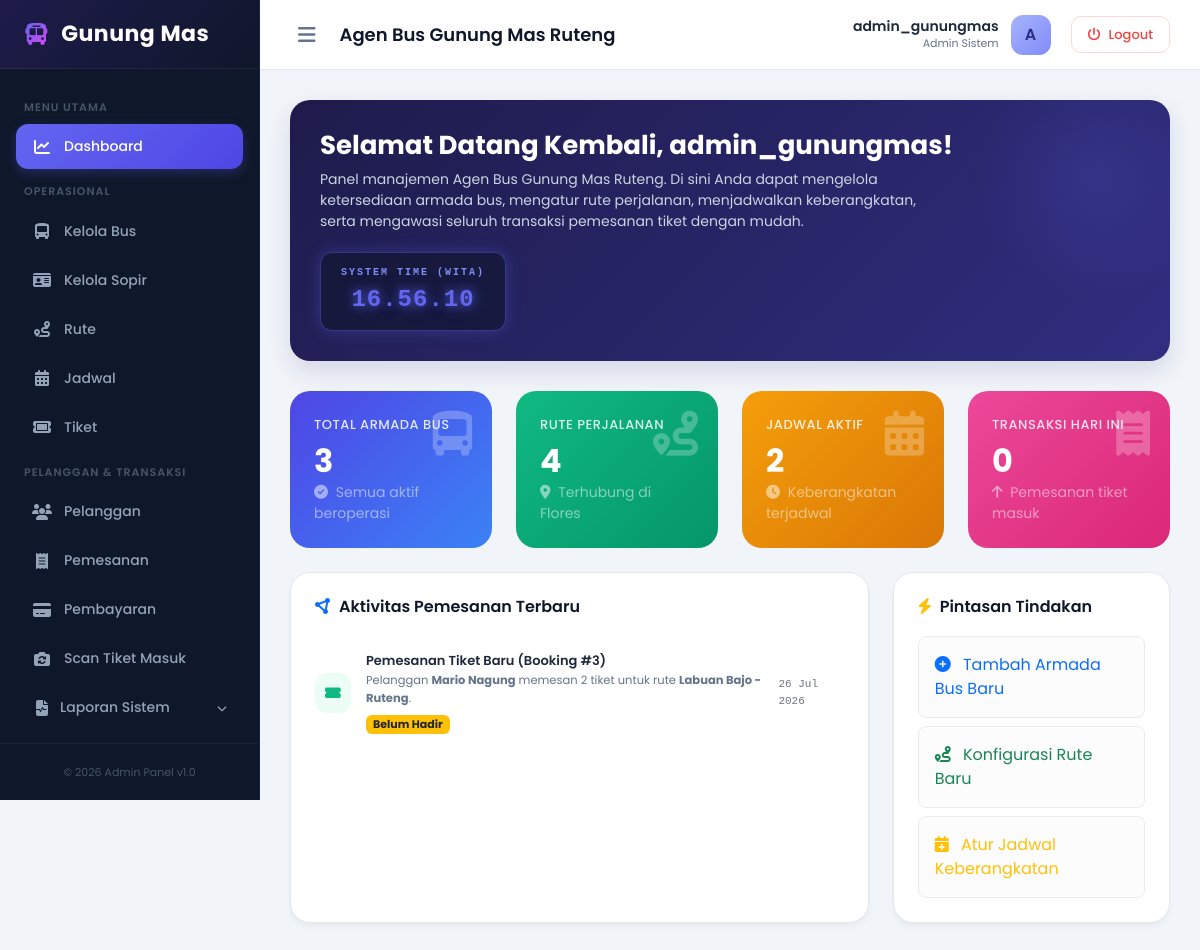
The app's page /dashboard/ (signed in) with its own data.
### core/models.py (models this page shows, shortened)
class Pemesanan(models.Model):
    id_pemesanan = models.AutoField(primary_key=True)
    pelanggan = models.ForeignKey(Pelanggan, on_delete=models.CASCADE, db_column='id_pelanggan')
    tiket = models.ForeignKey(Tiket, on_delete=models.CASCADE, db_column='id_tiket')
    tanggal_pesan = models.DateField(auto_now_add=True)
    jumlah_tiket = models.IntegerField(default=1)
    bagasi = models.IntegerField(default=0) # Berat dalam Kg atau status bagasi
    layanan_bagasi = models.BooleanField(default=False)
    nomor_kursi = models.CharField(max_length=50, blank=True, null=True)
    status_hadir = models.CharField(max_length=20, default='Belum Hadir')
    qr_code = models.ImageField(upload_to='qr_codes/', blank=True, null=True)

class Pelanggan(models.Model):
    id_pelanggan = models.AutoField(primary_key=True)
    nama_pelanggan = models.CharField(max_length=100)
    jenis_kelamin = models.CharField(max_length=15)
    alamat = models.TextField()
    nomor_telpon = models.CharField(max_length=15)
    email = models.EmailField(max_length=100, unique=True, null=True, blank=True)
    password = models.CharField(max_length=255, null=True, blank=True)

class Tiket(models.Model):
    id_tiket = models.AutoField(primary_key=True)
    jadwal = models.ForeignKey(Jadwal, on_delete=models.CASCADE, db_column='id_jadwal')
    harga_tiket = models.DecimalField(max_digits=10, decimal_places=0) # Contoh: 180000
    status = models.CharField(max_length=20, default='Tersedia') # Tersedia, Habis

class Jadwal(models.Model):
    id_jadwal = models.AutoField(primary_key=True)
    bus = models.ForeignKey(Bus, on_delete=models.CASCADE, db_column='id_bus')
    rute = models.ForeignKey(Rute, on_delete=models.CASCADE, db_column='id_rute')
    tanggal_berangkat = models.DateField()
    jam_berangkat = models.TimeField()
    jam_tiba = models.TimeField()

class Rute(models.Model):
    id_rute = models.AutoField(primary_key=True)
    kota_asal = models.CharField(max_length=50)
    kota_tujuan = models.CharField(max_length=50)
    jarak = models.CharField(max_length=20, blank=True, null=True)

### core/views.py (the view)
# urls.py: path('dashboard/', views.dashboard_view, name='dashboard'),
def dashboard_view(request):
    if 'admin_id' not in request.session:
        messages.error(request, "Silakan login terlebih dahulu!")
        return redirect('login')
    import datetime
    total_bus = Bus.objects.count()
    total_rute = Rute.objects.count()
    total_jadwal = Jadwal.objects.count()
    total_pemesanan_hari_ini = Pemesanan.objects.filter(tanggal_pesan=datetime.date.today()).count()
    pemesanan_terbaru = Pemesanan.objects.all().select_related('pelanggan', 'tiket__jadwal__rute', 'tiket__jadwal__bus').order_by('-id_pemesanan')[:5]
    context = {
        'username': request.session.get('admin_username'),
        'total_bus': total_bus,
        'total_rute': total_rute,
        'total_jadwal': total_jadwal,
        'total_pemesanan_hari_ini': total_pemesanan_hari_ini,
        'pemesanan_terbaru': pemesanan_terbaru,
    }
    return render(request, 'core/dashboard.html', context)

### core/templates/core/dashboard.html (shortened to what this page needs)
{% extends 'core/base_dashboard.html' %}
{% load humanize %}
{% block content %}
<div class="welcome-banner">
    <div>
        <h2 class="welcome-title">Selamat Datang Kembali, {% if request.session.admin_username %}{{ request.session.admin_username }}{% else %}Admin{% endif %}!</h2>
        <p class="welcome-text">
            Panel manajemen Agen Bus Gunung Mas Ruteng. Di sini Anda dapat mengelola ketersediaan armada bus, mengatur rute perjalanan, menjadwalkan keberangkatan, serta mengawasi seluruh transaksi pemesanan tiket dengan mudah.
        </p>
    </div>
    <div class="tech-clock-container">
        <div class="tech-clock-label">SYSTEM TIME (WITA)</div>
        <div id="jam-digital-futuristik" class="tech-clock-time">00:00:00</div>
    </div>
</div>
<div class="row g-4 mb-4">
    <div class="col-xl-3 col-md-6">
        <div class="metric-card card-bus">
            <i class="fa-solid fa-bus-simple metric-icon"></i>
            <div class="metric-label">Total Armada Bus</div>
            <div>
                <h3 class="metric-value">{{ total_bus }}</h3>
                <div class="small text-white-50"><i class="fa-solid fa-check-circle me-1"></i> Semua aktif beroperasi</div>
            </div>
        </div>
    </div>
    <div class="col-xl-3 col-md-6">
        <div class="metric-card card-route">
            <i class="fa-solid fa-route metric-icon"></i>
            <div class="metric-label">Rute Perjalanan</div>
            <div>
                <h3 class="metric-value">{{ total_rute }}</h3>
                <div class="small text-white-50"><i class="fa-solid fa-location-dot me-1"></i> Terhubung di Flores</div>
            </div>
        </div>
    </div>
    <div class="col-xl-3 col-md-6">
        <div class="metric-card card-schedule">
            <i class="fa-solid fa-calendar-days metric-icon"></i>
            <div class="metric-label">Jadwal Aktif</div>
            <div>
                <h3 class="metric-value">{{ total_jadwal }}</h3>
                <div class="small text-white-50"><i class="fa-solid fa-clock me-1"></i> Keberangkatan terjadwal</div>
            </div>
        </div>
    </div>
    <div class="col-xl-3 col-md-6">
        <div class="metric-card card-booking">
            <i class="fa-solid fa-receipt metric-icon"></i>
            <div class="metric-label">Transaksi Hari Ini</div>
            <div>
                <h3 class="metric-value">{{ total_pemesanan_hari_ini }}</h3>
                <div class="small text-white-50"><i class="fa-solid fa-arrow-up me-1"></i> Pemesanan tiket masuk</div>
            </div>
        </div>
    </div>
</div>
<div class="row g-4">
    <div class="col-lg-8">
        <div class="recent-activity-card">
            <h6 class="section-title">
                <i class="fa-solid fa-circle-nodes text-primary"></i> Aktivitas Pemesanan Terbaru
            </h6>
            <ul class="activity-list">
                {% if pemesanan_terbaru %}
                    {% for pesan in pemesanan_terbaru %}
                        <li class="activity-item">
                            <div class="activity-icon bg-light-green">
                                <i class="fa-solid fa-ticket-simple"></i>
                            </div>
                            <div class="activity-details">
                                <p class="activity-title">Pemesanan Tiket Baru (Booking #{{ pesan.id_pemesanan }})</p>
                                <p class="activity-desc">
                                    Pelanggan <strong>{{ pesan.pelanggan.nama_pelanggan }}</strong> memesan {{ pesan.jumlah_tiket }} tiket untuk rute
                                    <strong>{{ pesan.tiket.jadwal.rute.kota_asal }} - {{ pesan.tiket.jadwal.rute.kota_tujuan }}</strong>.
                                </p>
                                <div class="mt-1">
                                    <span class="badge {% if pesan.status_hadir == 'Sudah di Bus' %}bg-success{% else %}bg-warning text-dark{% endif %}" style="font-size: 11px;">
                                        {{ pesan.status_hadir }}
                                    </span>
                                </div>
                            </div>
                            <span class="activity-time font-monospace text-secondary">{{ pesan.tanggal_pesan|date:"d M Y" }}</span>
                        </li>
                    {% endfor %}
                {% endif %}
            </ul>
        </div>
    </div>
    <div class="col-lg-4">
        <div class="recent-activity-card">
            <h6 class="section-title">
                <i class="fa-solid fa-bolt text-warning"></i> Pintasan Tindakan
            </h6>
            <div class="d-grid gap-2">
                <a href="{% url 'bus_add' %}" class="btn btn-outline-primary text-start p-3 border-light-subtle bg-light-subtle rounded-3 transition">
                    <i class="fa-solid fa-circle-plus me-2"></i> Tambah Armada Bus Baru
                </a>
                <a href="{% url 'rute_add' %}" class="btn btn-outline-success text-start p-3 border-light-subtle bg-light-subtle rounded-3 transition">
                    <i class="fa-solid fa-route me-2"></i> Konfigurasi Rute Baru
                </a>
                <a href="{% url 'jadwal_add' %}" class="btn btn-outline-warning text-start p-3 border-light-subtle bg-light-subtle rounded-3 transition">
                    <i class="fa-solid fa-calendar-plus me-2"></i> Atur Jadwal Keberangkatan
                </a>
            </div>
        </div>
    </div>
</div>
{% endblock %}

### core/templates/core/base_dashboard.html (style rules this page uses)
:root { --sidebar-width: 260px; --navbar-height: 70px; --primary-color: #4f46e5; --primary-hover: #4338ca; --dark-navy: #0f172a; --slate-gray: #f8fafc; --border-color: #e2e8f0; }
body { font-family: 'Poppins', sans-serif; background-color: #f1f5f9; color: #1e293b; min-height: 100vh; overflow-x: hidden; }

### core/templates/core/dashboard.html (style rules this page uses)
.welcome-banner { background: linear-gradient(135deg, #1e1b4b 0%, #312e81 100%); border-radius: 20px; padding: 30px; color: #ffffff; margin-bottom: 30px; box-shadow: 0 10px 25px rgba(49, 46, 129, 0.15); position: relative; overflow: hidden; animation: fadeInUp 0.6s ease-out forwards; display: flex; justify-content: space-between; align-items: center; flex-wrap: wrap; gap: 20px; }
.welcome-banner::after { content: ''; position: absolute; width: 250px; height: 250px; background: radial-gradient(circle, rgba(99, 102, 241, 0.15) 0%, rgba(99, 102, 241, 0) 70%); top: -50px; right: -50px; border-radius: 50%; }
.welcome-title { font-weight: 700; font-size: 26px; margin-bottom: 8px; }
.welcome-text { color: #cbd5e1; font-size: 14px; max-width: 600px; margin-bottom: 0; }
.metric-card { border: none; border-radius: 20px; padding: 24px; color: #ffffff; transition: all 0.3s cubic-bezier(0.4, 0, 0.2, 1); position: relative; overflow: hidden; min-height: 140px; display: flex; flex-direction: column; justify-content: space-between; animation: fadeInUp 0.8s ease-out forwards; }
.card-bus { background: linear-gradient(135deg, #4f46e5 0%, #3b82f6 100%); }
.card-route { background: linear-gradient(135deg, #10b981 0%, #059669 100%); }
.card-schedule { background: linear-gradient(135deg, #f59e0b 0%, #d97706 100%); }
.card-booking { background: linear-gradient(135deg, #ec4899 0%, #db2777 100%); }
.metric-icon { position: absolute; top: 20px; right: 20px; font-size: 45px; opacity: 0.25; transition: transform 0.3s ease; }
.metric-value { font-size: 32px; font-weight: 700; margin: 10px 0 5px 0; line-height: 1; }
.metric-label { font-size: 13px; font-weight: 500; color: rgba(255, 255, 255, 0.85); text-transform: uppercase; letter-spacing: 0.5px; }
.recent-activity-card { background-color: #ffffff; border-radius: 20px; border: 1px solid #e2e8f0; padding: 24px; height: 100%; box-shadow: 0 4px 6px -1px rgba(0, 0, 0, 0.05); }
.section-title { font-size: 16px; font-weight: 600; color: #0f172a; margin-bottom: 20px; display: flex; align-items: center; gap: 8px; }
.activity-list { list-style: none; padding: 0; margin: 0; }
.activity-item { display: flex; align-items: center; gap: 15px; padding: 15px 0; border-bottom: 1px solid #f1f5f9; }
.activity-item:last-child { border-bottom: none; padding-bottom: 0; }
.activity-icon { width: 40px; height: 40px; border-radius: 12px; display: flex; align-items: center; justify-content: center; font-size: 14px; }
.bg-light-green { background-color: #ecfdf5; color: #10b981; }
.activity-details { flex-grow: 1; }
.activity-title { font-size: 13px; font-weight: 600; color: #1e293b; margin: 0; }
.activity-desc { font-size: 11.5px; color: #64748b; margin: 2px 0 0 0; }
.activity-time { font-size: 11px; color: #94a3b8; font-weight: 500; }
.tech-clock-container { background: rgba(15, 23, 42, 0.6); border: 1px solid rgba(99, 102, 241, 0.4); border-radius: 12px; padding: 12px 20px; box-shadow: 0 0 15px rgba(99, 102, 241, 0.3); text-align: center; font-family: 'Courier New', Courier, monospace; min-width: 180px; z-index: 2; }
.tech-clock-label { font-size: 10px; letter-spacing: 2px; color: #818cf8; font-weight: bold; margin-bottom: 2px; }
.tech-clock-time { font-size: 24px; font-weight: 700; color: #6366f1; text-shadow: 0 0 10px rgba(99, 102, 241, 0.8), 0 0 20px rgba(99, 102, 241, 0.4); letter-spacing: 1px; }

### records on screen
Pemesanan: id_pemesanan "3", pelanggan.nama_pelanggan "Mario Nagung", jumlah_tiket "2", tiket.jadwal.rute.kota_asal "Labuan Bajo", tiket.jadwal.rute.kota_tujuan "Ruteng", status_hadir "Belum Hadir", tanggal_pesan "26 Jul 2026"

### other values on screen
{{ request.session.admin_username }} "admin_gunungmas"
{{ request.session.admin_username|slice:":1"|upper }} "A"
{{ total_bus }} "3"
{{ total_rute }} "4"
{{ total_jadwal }} "2"
{{ total_pemesanan_hari_ini }} "0"
